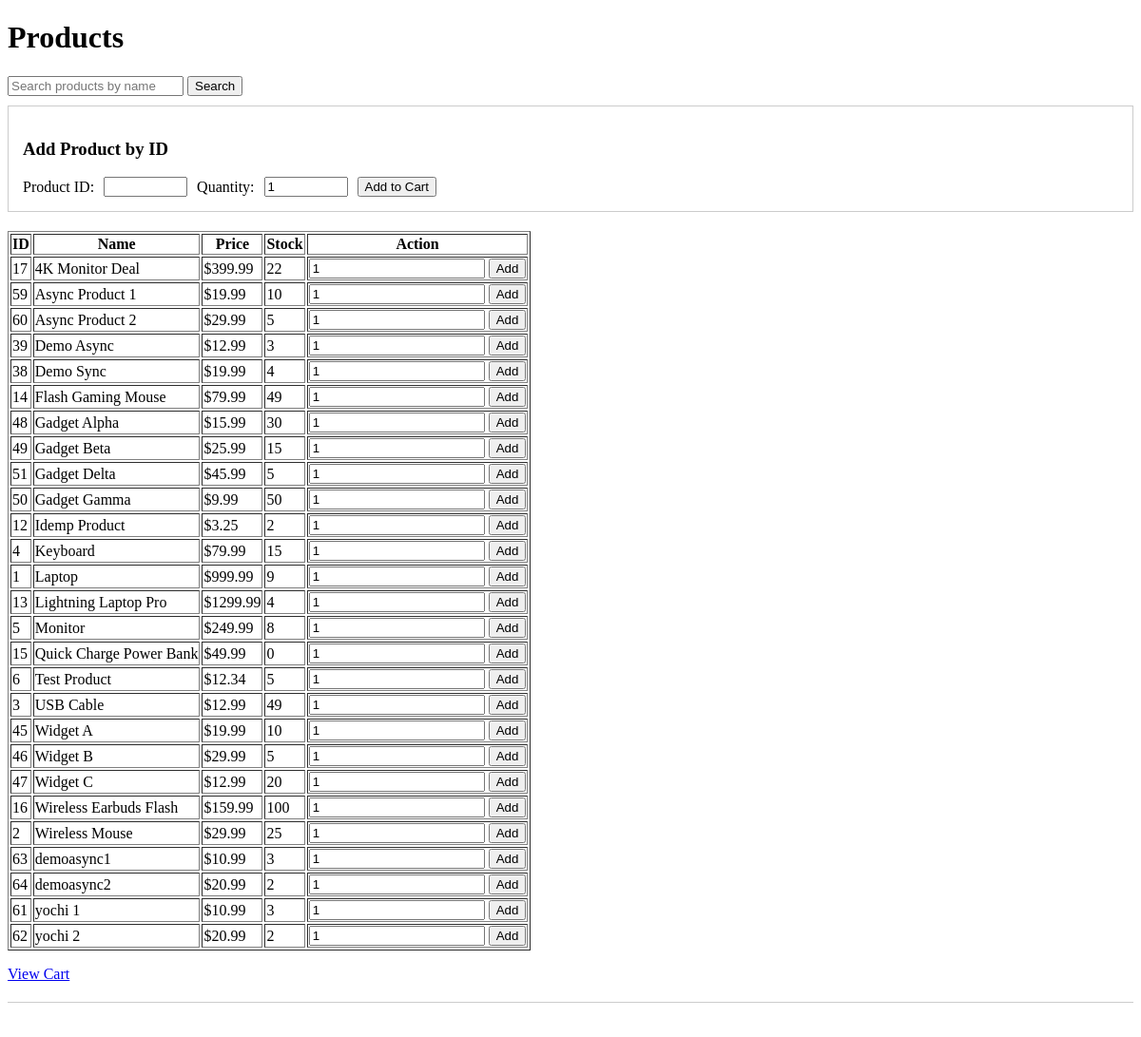
Page /products on the committed database.
### tables this page shows
CREATE TABLE product (
	id INTEGER PRIMARY KEY AUTOINCREMENT,
	name TEXT NOT NULL UNIQUE,
    price_cents INTEGER NOT NULL CHECK(price_cents >= 0),
    stock INTEGER NOT NULL CHECK(stock >= 0),
    active INTEGER NOT NULL DEFAULT 1 CHECK(active IN (0,1)),
    -- NEW: Flash sale columns
    flash_sale_active INTEGER DEFAULT 0,
    flash_sale_price_cents INTEGER
, flash_price_cents INTEGER CHECK(flash_price_cents >= 0), sale_start TIMESTAMP, sale_end TIMESTAMP);

### src/app.py (the view)
    @app.route("/products")
    def products():
        q = request.args.get("q", "").strip()
        conn = get_conn()
        try:
            try:
                repo = AProductRepo(conn)
                if q:
                    rows = repo.search_products(q)
                else:
                    rows = repo.get_all_products()
            except Exception:
                rows = []
                flash(
                    "Product table not available. Partner A needs to add user/product schema and seed.",
                    "error",
                )
            return render_template("products.html", products=rows, q=q)
        finally:
            conn.close()

### src/dao.py (called while the page is built)
def get_connection(db_path: str) -> sqlite3.Connection:
    conn = sqlite3.connect(db_path)
    conn.row_factory = sqlite3.Row
    conn.execute("PRAGMA foreign_keys = ON")
    return conn

### src/product_repo.py (called while the page is built)
    def get_all_products(self):
        cursor = self.conn.execute(
            """SELECT id, name, price_cents, stock,
                      flash_sale_active, flash_sale_price_cents
               FROM product
               WHERE active = 1
               ORDER BY name"""
        )
        rows = cursor.fetchall()
        products = []
        for row in rows:
            product = dict(row)
            if product['flash_sale_active'] == 1 and product['flash_sale_price_cents']:
                product['original_price'] = product['price_cents']
                product['price_cents'] = product['flash_sale_price_cents']
                product['is_flash_sale'] = True
            else:
                product['is_flash_sale'] = False
            products.append(product)
        return products

### src/templates/products.html (shortened to what this page needs)
<!doctype html>
<html>
  <head>
  </head>
  <body>
    <h1>Products</h1>
    <form method="get" action="/products" style="margin: 10px 0;">
      <input type="text" name="q" placeholder="Search products by name" value="{{ q or '' }}">
      <button type="submit">Search</button>
    </form>
    <div style="margin-bottom: 20px; padding: 15px; border: 1px solid #ccc;">
      <h3>Add Product by ID</h3>
      <form method="post" action="/cart/add" style="display: flex; gap: 10px; align-items: center;">
          <label for="product_id">Product ID:</label>
          <input type="number" name="product_id" id="product_id" min="1" required style="width: 80px;">
          <label for="qty">Quantity:</label>
          <input type="number" name="qty" id="qty" min="1" value="1" required style="width: 80px;">
          <button type="submit">Add to Cart</button>
      </form>
    </div>
    <table border="1">
      <tr><th>ID</th><th>Name</th><th>Price</th><th>Stock</th><th>Action</th></tr>
      {% for p in products %}
        <tr>
          <td>{{ p.id }}</td>
          <td>
            {{ p.name }}
          </td>
          <td>
            {% if p.is_flash_sale %}
              <span class="original-price">${{ '%.2f' % (p.original_price / 100.0) }}</span>
              <span class="flash-price">${{ '%.2f' % (p.price_cents / 100.0) }}</span>
            {% else %}
              ${{ '%.2f' % (p.price_cents / 100.0) }}
            {% endif %}
          </td>
          <td>{{ p.stock }}</td>
          <td>
            <form method="post" action="/cart/add">
              <input type="number" name="qty" value="1" min="1">
              <button type="submit">Add</button>
            </form>
          </td>
        </tr>
      {% endfor %}
    </table>
    <p><a href="/cart">View Cart</a></p>
    <p style="margin-top: 20px; padding-top: 20px; border-top: 1px solid #ccc;">
  </p>
  </body>
</html>

### rows in the picture
product: id "17", name "4K Monitor Deal", p.price_cents/100.0 "399.99", stock "22"
product: id "59", name "Async Product 1", p.price_cents/100.0 "19.99", stock "10"
product: id "60", name "Async Product 2", p.price_cents/100.0 "29.99", stock "5"
product: id "39", name "Demo Async", p.price_cents/100.0 "12.99", stock "3"
product: id "38", name "Demo Sync", p.price_cents/100.0 "19.99", stock "4"
product: id "14", name "Flash Gaming Mouse", p.price_cents/100.0 "79.99", stock "49"
product: id "48", name "Gadget Alpha", p.price_cents/100.0 "15.99", stock "30"
product: id "49", name "Gadget Beta", p.price_cents/100.0 "25.99", stock "15"
product: id "51", name "Gadget Delta", p.price_cents/100.0 "45.99", stock "5"
product: id "50", name "Gadget Gamma", p.price_cents/100.0 "9.99", stock "50"
product: id "12", name "Idemp Product", p.price_cents/100.0 "3.25", stock "2"
product: id "4", name "Keyboard", p.price_cents/100.0 "79.99", stock "15"
product: id "1", name "Laptop", p.price_cents/100.0 "999.99", stock "9"
product: id "13", name "Lightning Laptop Pro", p.price_cents/100.0 "1299.99", stock "4"
product: id "5", name "Monitor", p.price_cents/100.0 "249.99", stock "8"
product: id "15", name "Quick Charge Power Bank", p.price_cents/100.0 "49.99", stock "0"
product: id "6", name "Test Product", p.price_cents/100.0 "12.34", stock "5"
product: id "3", name "USB Cable", p.price_cents/100.0 "12.99", stock "49"
product: id "45", name "Widget A", p.price_cents/100.0 "19.99", stock "10"
product: id "46", name "Widget B", p.price_cents/100.0 "29.99", stock "5"
product: id "47", name "Widget C", p.price_cents/100.0 "12.99", stock "20"
product: id "16", name "Wireless Earbuds Flash", p.price_cents/100.0 "159.99", stock "100"
product: id "2", name "Wireless Mouse", p.price_cents/100.0 "29.99", stock "25"
product: id "63", name "demoasync1", p.price_cents/100.0 "10.99", stock "3"
product: id "64", name "demoasync2", p.price_cents/100.0 "20.99", stock "2"
product: id "61", name "yochi 1", p.price_cents/100.0 "10.99", stock "3"
product: id "62", name "yochi 2", p.price_cents/100.0 "20.99", stock "2"
